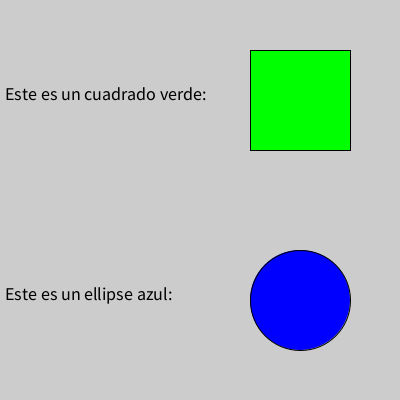
Frame 1 (no input)
Frame 60 (the mouse pressed at the canvas centre just before this capture): identical to frame 1, image omitted
Frame 120 (the mouse held since frame 60 and released just before this capture): identical to frame 1, image omitted

The Processing sketch that drew this single still picture (run headless with seeded random() and noise(); from frame 60 on, the mouse is pressed at the canvas centre):

// Processing sketch: Tarea_semanal_1_comision4_Clara_Rovarino
// ── Tarea_semanal_1_comision4_Clara_Rovarino.pde
void setup() {
 size(400, 400);
 fill(0,255,0);
 rect(250,50,100,100);
 fill(0,0,255);
 ellipse(300,300,100,100);
 
  textSize(18);
  fill(0);
  text("Este es un cuadrado verde:",5,100);
  textSize(18);
  fill(0);
  text("Este es un ellipse azul:",5,300);
}
void draw(){
  
}
